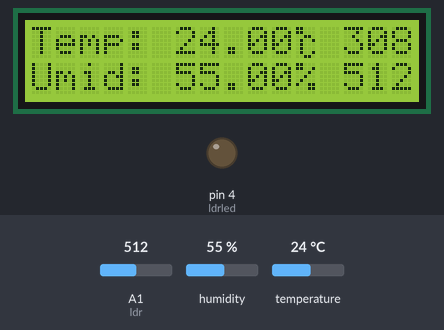
A sketch run on a simulated Arduino Uno, built with avr-gcc and run on an emulated ATmega328P. Shown: 16×2 character LCD, output pins drawn as LEDs (lit = HIGH). Inputs (shaded band) come from the test bench; at power-on: A1 (ldr) = 512, humidity 55 %, temperature 24 °C.

Above: at 3.2 s.
3.3 s: A1 (ldr) set to 467
At 4.9 s:
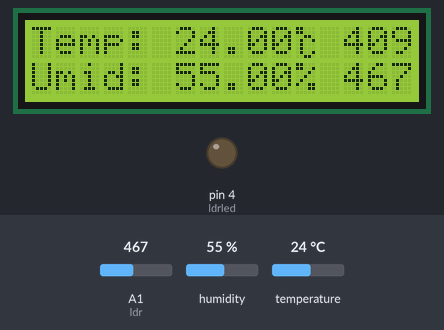
6.6 s: A1 (ldr) set to 440
At 8.4 s:
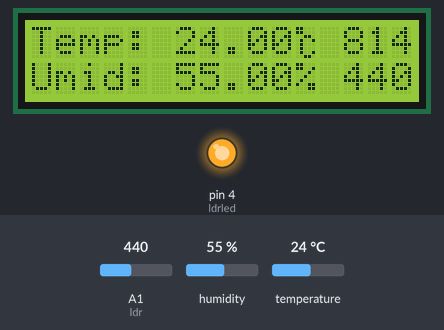
10.7 s: humidity set to 22 %
At 11.9 s:
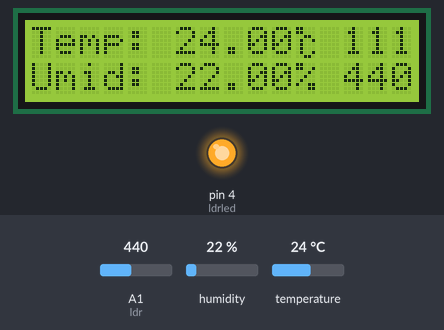
13.6 s: temperature set to 12 °C
At 15.0 s:
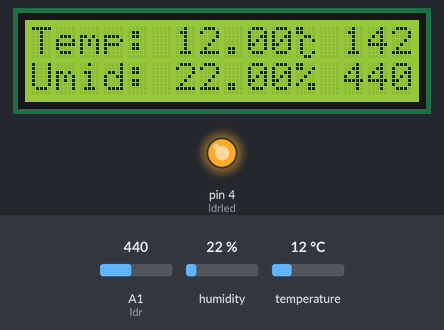
16.7 s: humidity set to 40 %
At 17.7 s:
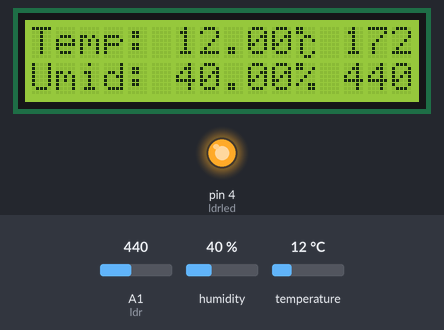
19.7 s: A1 (ldr) set to 460
At 21.0 s:
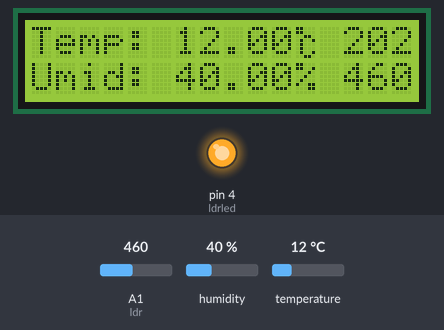
Timing chart, 0 to 22.8 s (numbered marks = the images above; inputs shaded):
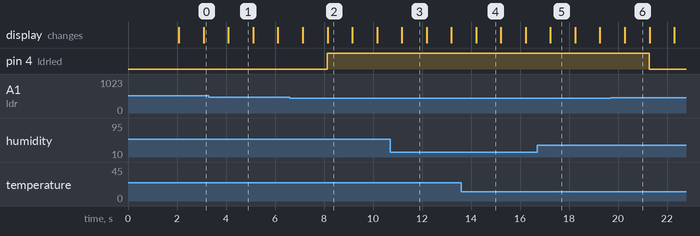

Measured:
- the behaviour switches between 451 and 450 on A1 (ldr) (found by bisection; images 1 and 2)
- after the input at 6.6 s, pin 4 (ldrled): LOW → HIGH after 1.5 s
- after the input at 19.7 s, pin 4 (ldrled): HIGH → LOW after 1.6 s
- what the display in image 1 shows lasts 1.0 s, from 4.1 s to 5.1 s

The sketch:

Relogio.ino.ino
```cpp
#include <LiquidCrystal.h>
#include <Adafruit_Sensor.h>
#include <DHT.h>
#include <DHT_U.h>
#include "SPI.h"
//#include "sensorData.h"

#define DHTPIN 6 // pin connected to the temperature sensor
#define DHTTYPE DHT11 //DHT22
DHT_Unified dht(DHTPIN, DHTTYPE);

LiquidCrystal lcd(7, 8, 9, 10, 11, 12);

int ldr = A1;
int ldrval = 0;
int ldrled = 4;


//Array simbolo grau
byte grauC[8] ={
                B11000,
                B11000,
                B00110,
                B01001,
                B01000,
                B01000,
                B01001,
                B00110
                        };

void setup() {
  pinMode(ldr, INPUT);
  pinMode(ldrled, OUTPUT);

  // set up the LCD's number of columns and rows:
  lcd.begin(16, 2);
  // Print a message to the LCD.
  lcd.print("Hello, World!!");
  delay(2000);
  lcd.clear();
  lcd.createChar(0, grauC); //cria caractere de grau e C

  dht.begin();

}

void loop()
{
  sensors_event_t event;

//imprime temperatura
  lcd.setCursor(0, 0);
  lcd.print("Temp: ");
  lcd.setCursor(6, 0);
  dht.temperature().getEvent(&event);
  if (!isnan(event.temperature))
  {
    lcd.print(event.temperature);
   }
  lcd.setCursor(11, 0);
  //lcd.print((char) 223); //imprime º
  lcd.write((byte)0); //caracrete de grau + C, montado anteriormente
  //lcd.setCursor(12, 0);
  //lcd.print("C");


//imprime umidade
  lcd.setCursor(0, 1);
  lcd.print("Umid: ");
  lcd.setCursor(6, 1);
  dht.humidity().getEvent(&event);
   if (!isnan(event.relative_humidity))
  {
    lcd.print(event.relative_humidity);
  }
  lcd.setCursor(11, 1);
  //lcd.print("%");
  lcd.print((char) 37); //imprime %

//imprime LDR
  lcd.setCursor(13, 0);
  //lcd.print("LDR");
  lcd.println(millis());
  lcd.setCursor(13, 1);
  ldrval = analogRead(ldr);
  lcd.print(ldrval);
  delay(1000);

//Display led
  if (ldrval>450) {
    digitalWrite(ldrled, LOW);
    }
  else  {
    digitalWrite(ldrled, HIGH);
    }
}
```
